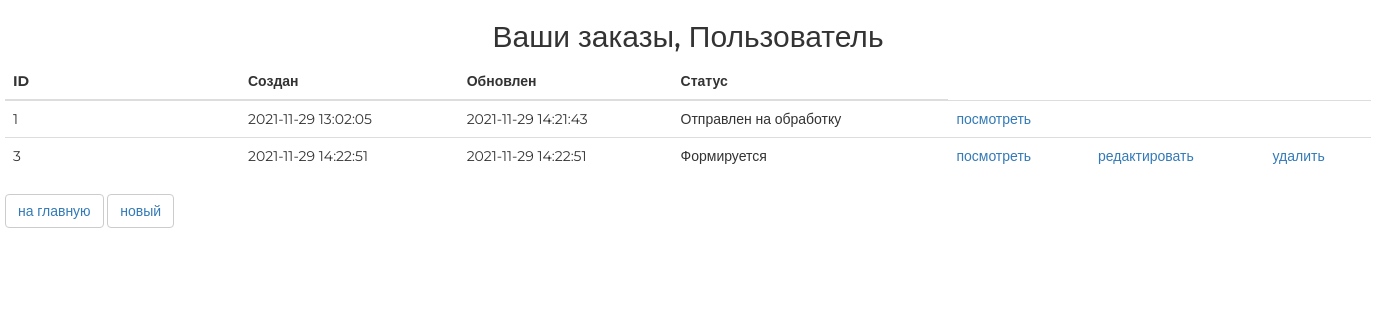
Screenshot of /order/ (signed in) with the database file from the repository.
### ordersapp/models.py (models this page shows, shortened)
class Order(models.Model):
    STATUS_FORMING = 'FM'
    STATUS_SEND_TO_PROCEED = 'STP'
    STATUS_PROCEEDED = 'PRD'
    STATUS_PAID = 'PD'
    STATUS_DONE = 'DN'
    STATUS_CANCELED = 'CN'
    STATUSES = (
        (STATUS_FORMING, 'Формируется'),
        (STATUS_SEND_TO_PROCEED, 'Отправлен на обработку'),
        (STATUS_PROCEEDED, 'Обработан'),
        (STATUS_PAID, 'Оплачен'),
        (STATUS_DONE, 'Готов'),
        (STATUS_CANCELED, 'Отменен'),
    )
    user = models.ForeignKey(settings.AUTH_USER_MODEL, on_delete=models.CASCADE)
    status = models.CharField(choices=STATUSES, default=STATUS_FORMING, max_length=3)
    is_active = models.BooleanField(default=True)
    created_at = models.DateTimeField(auto_now_add=True)
    update_at = models.DateTimeField(auto_now=True)

### ordersapp/views.py (the view)
# urls.py: path('', ordersapp.OrderListView.as_view(), name='list'),
class OrderListView(ListView):
    model = Order
    def get_queryset(self):
        return super().get_queryset().filter(user=self.request.user)

### mainapp/context_processors.py (called while the page is built)
def basket(request):
    basket_items = []
    if request.user.is_authenticated:
        basket_items = Basket.objects.filter(user=request.user)
    return {
        'basket': basket_items
    }

### ordersapp/templates/ordersapp/order_list.html
{% extends 'ordersapp/base.html' %}
{% load static %}
{% block content %}
    <div class="h2 text-center head">
        Ваши заказы,
        {% if user.first_name %}
            {{ user.first_name|title}}
        {% else %}
            Пользователь
        {% endif %}
    </div>
    <table class="table orders_list">
        <thead>
        <tr>
            <th>ID</th>
            <th>Создан</th>
            <th>Обновлен</th>
            <th>Статус</th>
        </tr>
        </thead>
        <tbody>
        {% for item in object_list %}
            {% if item.is_active %}
                <tr>
                    <td class="td1 orders_list">{{ item.pk }}</td>
                    <td>{{ item.created_at|date:"Y-m-d H:i:s" }}</td>
                    <td>{{ item.update_at|date:"Y-m-d H:i:s" }}</td>
                    <td>{{ item.get_status_display }}</td>
                    <td>
                        <a href="{% url 'ordersapp:read' item.pk %}">
                            посмотреть
                        </a>
                    </td>
                    <td>
                        {% if item.status == 'FM' %}
                            <a href="{% url 'ordersapp:update' item.pk %}">
                                редактировать
                            </a>
                        {% endif %}
                    </td>
                    <td>
                        {% if item.status == 'FM' %}
                            <a href="{% url 'ordersapp:delete' item.pk %}">
                                удалить
                            </a>
                        {% endif %}
                    </td>
                </tr>
            {% endif %}
        {% endfor %}
        </tbody>
    </table>
    <button class="btn btn-default btn-round">
        <a href="{% url 'index' %}">
            на главную
        </a>
    </button>
    <button class="btn btn-default btn-round">
        <a href="{% url 'ordersapp:create' %}">
            новый
        </a>
    </button>
{% endblock %}

### static/css/style.css (style rules this page uses)
* { margin: 0; padding: 0; }
body { font-family: 'Montserrat', sans-serif; }
html, body { height: 100%; }
table { width: 100%; }
td:first-child { width: 235px; }

### rows the page displays
Order: pk "1", created_at "2021-11-29 13:02:05", update_at "2021-11-29 14:21:43", status "Отправлен на обработку"
Order: pk "3", created_at "2021-11-29 14:22:51", update_at "2021-11-29 14:22:51", status "Формируется", shows "редактировать", shows "удалить"
